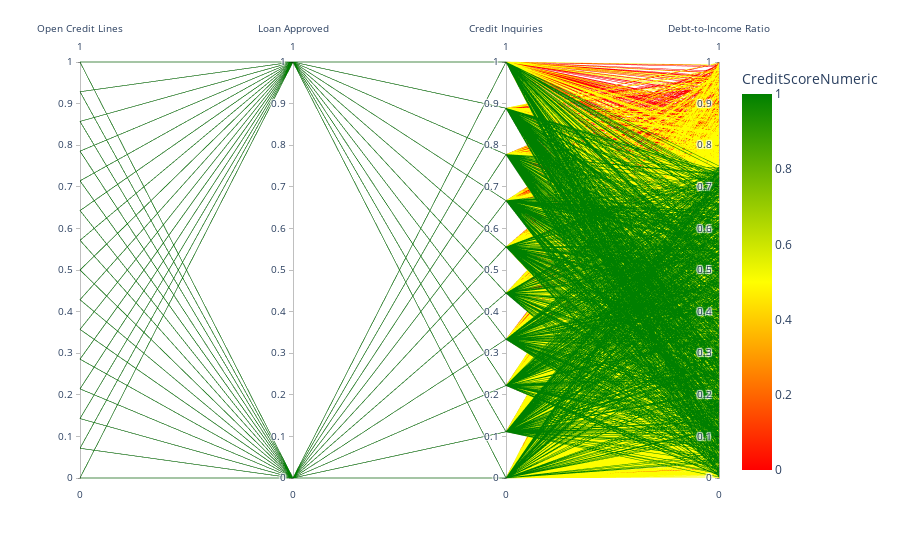

Notebook source saved alongside this figure:
### Code cell
import pandas as pd
import plotly.express as px

# Select relevant features and preprocess
features = ['NumberOfOpenCreditLines', 'LoanApproved', 'NumberOfCreditInquiries', 'DebtToIncomeRatio']
df_pcp = df[features].copy()

# Add CreditScoreCategory for coloring
def categorize_credit_score(score):
    if score < 500:
        return 'Low'
    elif score < 700:
        return 'Medium'
    else:
        return 'High'

df_pcp['CreditScoreCategory'] = df['CreditScore'].apply(categorize_credit_score)

# Map CreditScoreCategory to numeric values for coloring
# Adjusting the numeric mapping to spread the colors more evenly
color_map = {'Low': 0, 'Medium': 0.5, 'High': 1}
df_pcp['CreditScoreNumeric'] = df_pcp['CreditScoreCategory'].map(color_map)

# Plot using Plotly with adjusted color scale
fig = px.parallel_coordinates(
    df_pcp,
    color='CreditScoreNumeric',
    dimensions=features,
    color_continuous_scale=[
        [0, 'red'],
        [0.5, 'yellow'],
        [1, 'green']
    ],
    labels={
        'NumberOfOpenCreditLines': 'Open Credit Lines',
        'LoanApproved': 'Loan Approved',
        'NumberOfCreditInquiries': 'Credit Inquiries',
        'DebtToIncomeRatio': 'Debt-to-Income Ratio',
    },
    range_color=[0, 1]  # Fix the color range explicitly
)

# Normalize all dimensions to [0,1] for consistent color display
fig.update_traces(dimensions=[
    dict(range=[0, 1], 
         values=(df_pcp['NumberOfOpenCreditLines'] - df_pcp['NumberOfOpenCreditLines'].min()) / 
                (df_pcp['NumberOfOpenCreditLines'].max() - df_pcp['NumberOfOpenCreditLines'].min()),
         label='Open Credit Lines'),
    dict(range=[0, 1], 
         values=df_pcp['LoanApproved'],
         label='Loan Approved'),
    dict(range=[0, 1], 
         values=(df_pcp['NumberOfCreditInquiries'] - df_pcp['NumberOfCreditInquiries'].min()) / 
                (df_pcp['NumberOfCreditInquiries'].max() - df_pcp['NumberOfCreditInquiries'].min()),
         label='Credit Inquiries'),
    dict(range=[0, 1], 
         values=df_pcp['DebtToIncomeRatio'],
         label='Debt-to-Income Ratio'),
])

# Show the plot
fig.show()

### Figure 1 — Plotly figure (JSON) as saved in the notebook; plotly's stock layout.template omitted (floating-point values rounded to 4 significant figures; data arrays with more than 128 entries replaced by an {"elided": "..."} marker saying what was removed)
{"data": [{"dimensions": [{"label": "Open Credit Lines", "range": [0, 1], "values": {"elided": "10000 float values"}}, {"label": "Loan Approved", "range": [0, 1], "values": {"elided": "10000 int values"}}, {"label": "Credit Inquiries", "range": [0, 1], "values": {"elided": "10000 float values"}}, {"label": "Debt-to-Income Ratio", "range": [0, 1], "values": {"elided": "10000 float values"}}], "domain": {"x": [0, 1], "y": [0, 1]}, "line": {"color": {"elided": "10000 float values"}, "coloraxis": "coloraxis"}, "name": "", "type": "parcoords"}], "layout": {"coloraxis": {"cmax": 1, "cmin": 0, "colorbar": {"title": {"text": "CreditScoreNumeric"}}, "colorscale": [[0, "red"], [0.5, "yellow"], [1, "green"]]}, "legend": {"tracegroupgap": 0}, "margin": {"t": 60}}}
